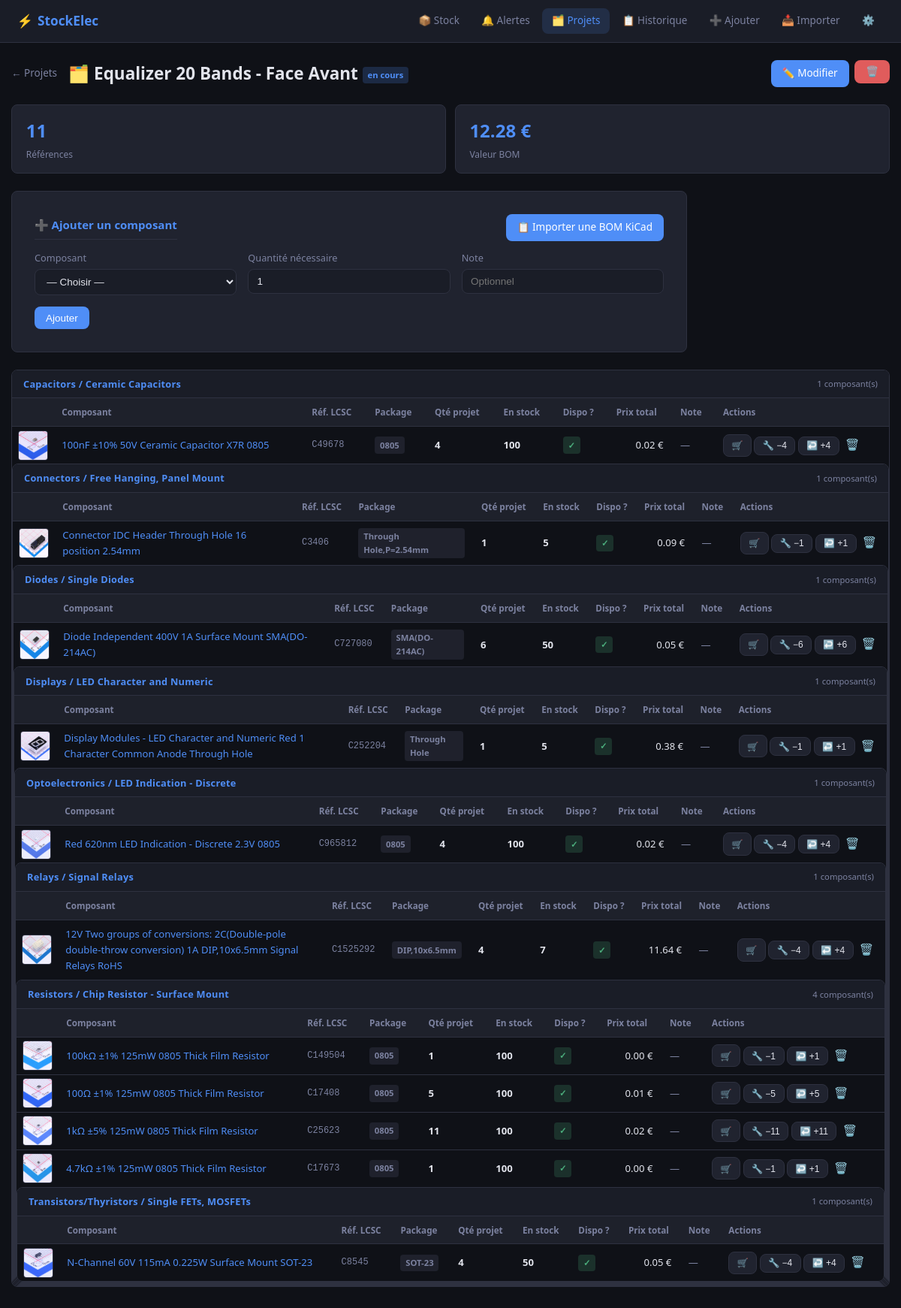
The page /projects/1 on the database as committed earlier.
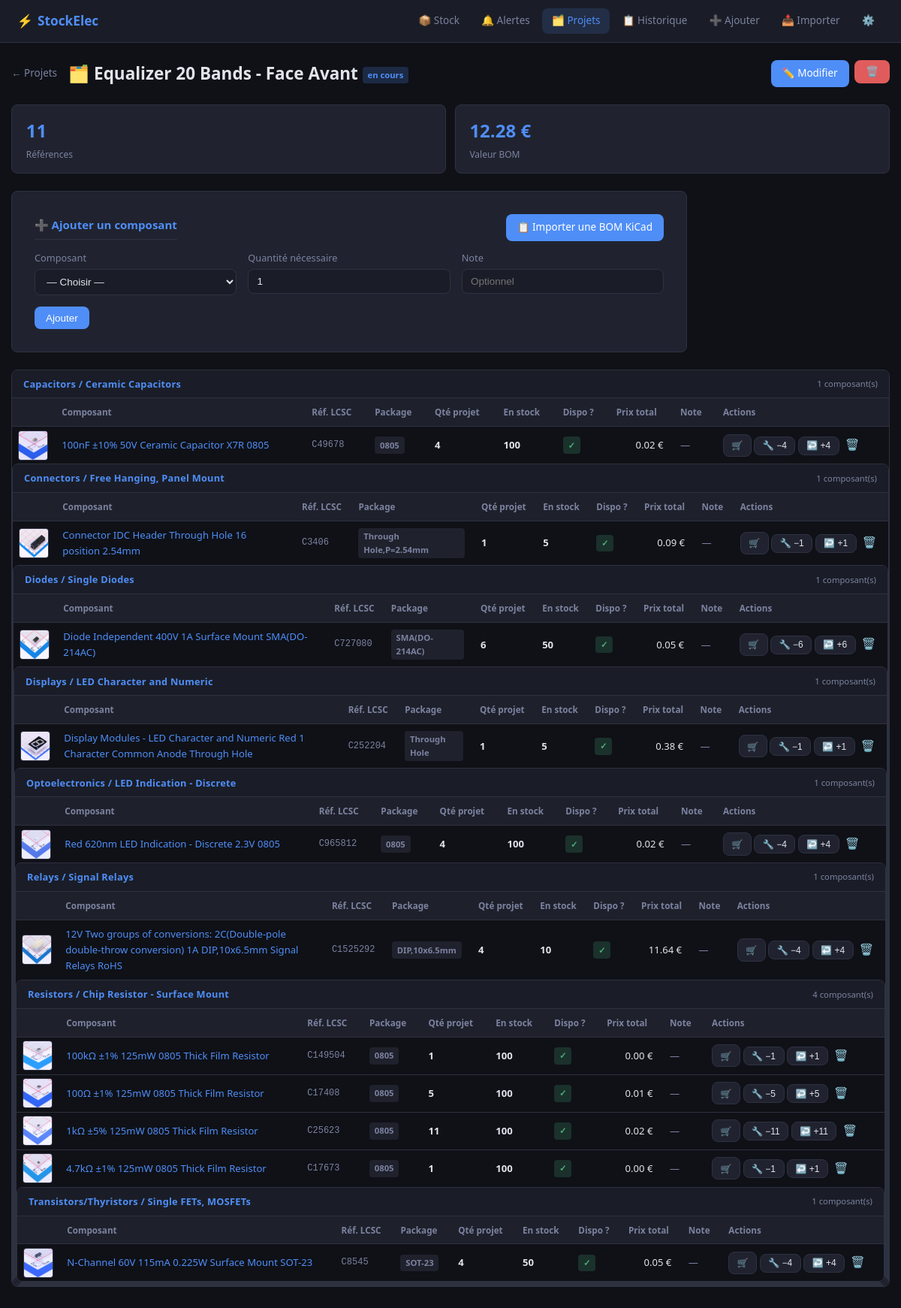
The same page on the database as committed later.
### tables this page shows
CREATE TABLE project_components (
                id           INTEGER PRIMARY KEY AUTOINCREMENT,
                project_id   INTEGER NOT NULL,
                component_id INTEGER NOT NULL,
                quantity     INTEGER DEFAULT 1,
                notes        TEXT,
                FOREIGN KEY (project_id)   REFERENCES projects(id)   ON DELETE CASCADE,
                FOREIGN KEY (component_id) REFERENCES components(id) ON DELETE CASCADE,
                UNIQUE (project_id, component_id)
            );

CREATE TABLE components (
                id                      INTEGER PRIMARY KEY AUTOINCREMENT,
                lcsc_part_number        TEXT UNIQUE,
                manufacture_part_number TEXT,
                manufacturer            TEXT,
                customer_no             TEXT,
                package                 TEXT,
                description             TEXT,
                rohs                    TEXT,
                quantity                INTEGER DEFAULT 0,
                min_stock               INTEGER DEFAULT 0,
                unit_price              REAL,
                ext_price               REAL,
                category                TEXT,
                category_id             INTEGER,
                location                TEXT,
                notes                   TEXT,
                image_path              TEXT,
                datasheet_url           TEXT,
                created_at              TIMESTAMP DEFAULT CURRENT_TIMESTAMP,
                updated_at              TIMESTAMP DEFAULT CURRENT_TIMESTAMP
            , symbol_svg TEXT, footprint_svg TEXT, symbol_png TEXT, footprint_png TEXT);

### app/controllers/project_controller.py (the view)
@project_bp.route("/<int:project_id>")
def detail(project_id):
    project    = ProjectModel.get_by_id(project_id)
    if not project:
        flash("Projet introuvable.", "danger")
        return redirect(url_for("projects.index"))
    components = ProjectModel.get_components(project_id)
    all_components = ComponentModel.get_all()
    return render_template(
        "projects/detail.html",
        project=project,
        components=components,
        all_components=all_components,
    )

### app/models/component.py (called while the page is built, shortened)
def _build_where(search, category, low_only=False):
    where = "WHERE 1=1"
    params = []
    if category:
        where += " AND category = ?"
        params.append(category)
    if low_only:
        where += " AND min_stock > 0 AND quantity <= min_stock"
    return where, params

    @staticmethod
    def get_all(search=None, category=None, sort_by="description", order="asc"):
        db = get_db()
        where, params = _build_where(search, category)
        sort_by = sort_by if sort_by in _ALLOWED_SORTS else "description"
        direction = "DESC" if order == "desc" else "ASC"
        rows = db.execute(
            f"SELECT * FROM components {where} ORDER BY {sort_by} {direction}",
            params,
        ).fetchall()
        return [Component(r) for r in rows]

### app/models/database.py (called while the page is built)
def get_db():
    db = getattr(g, "_database", None)
    if db is None:
        db = g._database = sqlite3.connect(DATABASE)
        db.row_factory = sqlite3.Row
    return db

### app/templates/projects/detail.html (shortened to what the changed rows need)
{% extends "base.html" %}
{% block content %}
<div class="page-header">
    <h1>🗂️ {{ project.name }}
        <span class="badge badge-status-{{ project.status|replace(' ','-') }}">{{ project.status }}</span>
    </h1>
</div>
<div class="form-card" style="margin-bottom:1.5rem">
    <div style="display:flex;justify-content:space-between;align-items:center;margin-bottom:.75rem">
        <h2 class="form-section-title" style="margin-bottom:0">➕ Ajouter un composant</h2>
    </div>
</div>
{% if components %}
{% set ns = namespace(current_cat=none) %}
<div class="project-components">
{% for pc in components %}
    {% set cat = pc.category or '— Sans catégorie' %}
    {% if cat != ns.current_cat %}
        {% if ns.current_cat is not none %}
            </tbody></table></div>
        {% endif %}
        {% set ns.current_cat = cat %}
        {% set cat_components = components | selectattr('category', 'equalto', pc.category) | list
           if pc.category else
           components | selectattr('category', 'none') | list %}
        <div class="category-group">
            <div class="category-group-header">
                <span class="category-group-title">{{ cat }}</span>
                <span class="category-group-count">
                    {{ components | selectattr('category', 'equalto', pc.category) | list | length
                       if pc.category else
                       components | selectattr('category', 'none') | list | length }}
                    composant(s)
                </span>
            </div>
            <div class="table-wrapper" style="border-radius:0 0 var(--radius) var(--radius)">
            <table class="data-table">
                <thead>
                    <tr>
                        <th class="th-img"></th>
                        <th>Composant</th>
                        <th>Réf. LCSC</th>
                        <th>Package</th>
                        <th>Qté projet</th>
                        <th>En stock</th>
                        <th>Dispo ?</th>
                        <th>Prix total</th>
                        <th>Note</th>
                        <th>Actions</th>
                    </tr>
                </thead>
                <tbody>
    {% endif %}
    {% set ok = pc.stock_quantity >= pc.quantity %}
    <tr class="{{ 'row-low' if not ok }}">
        <td class="td-thumb">
            {% if pc.image_path %}
                <img src="{{ url_for('components.component_image', filename=pc.image_path.split('images/')|last) }}"
                     class="thumb" loading="lazy" alt=""/>
            {% else %}
                <div class="thumb-placeholder"><span class="thumb-na">—</span></div>
            {% endif %}
        </td>
        <td>
            <a href="{{ url_for('components.detail', component_id=pc.component_id) }}">
                {{ pc.description or '—' }}
            </a>
        </td>
        <td class="td-mono td-secondary">{{ pc.lcsc_part_number or '—' }}</td>
        <td><span class="badge badge-gray">{{ pc.package or '—' }}</span></td>
        <td class="td-qty">{{ pc.quantity }}</td>
        <td class="td-qty {% if pc.stock_quantity == 0 %}qty-zero{% elif not ok %}qty-low{% endif %}"
            id="stock-{{ pc.component_id }}">{{ pc.stock_quantity }}</td>
        <td>{% if ok %}<span class="badge badge-green">✓</span>{% else %}<span class="badge badge-red">✗</span>{% endif %}</td>
        <td class="td-price">
            {% if pc.unit_price is not none %}{{ "%.2f"|format(pc.unit_price * pc.quantity) }} €{% else %}—{% endif %}
        </td>
        <td class="td-secondary">{{ pc.notes or '—' }}</td>
        <td class="td-actions">
            {% if pc.lcsc_part_number %}
            <a href="https://www.lcsc.com/product-detail/{{ pc.lcsc_part_number }}.html"
               target="_blank" rel="noopener"
               class="btn btn-secondary btn-sm" title="Voir sur LCSC">
                🛒
            </a>
            {% endif %}
            <button class="btn btn-secondary btn-sm"
                    onclick="useComponent({{ project.id }}, {{ pc.component_id }}, {{ pc.quantity }}, this)"
                    title="Débiter {{ pc.quantity }} du stock">🔧 −{{ pc.quantity }}</button>
            <button class="btn btn-secondary btn-sm"
                    onclick="returnComponent({{ project.id }}, {{ pc.component_id }}, {{ pc.quantity }}, this)"
                    title="Remettre {{ pc.quantity }} en stock">↩️ +{{ pc.quantity }}</button>
            <form method="post"
                  action="{{ url_for('projects.remove_component', project_id=project.id, component_id=pc.component_id) }}"
                  style="display:inline" onsubmit="return confirm('Retirer ce composant du projet ?')">
                <button type="submit" class="btn-icon" title="Retirer du projet">🗑️</button>
            </form>
        </td>
    </tr>
{% endfor %}
{% if ns.current_cat is not none %}
    </tbody></table></div></div>
{% endif %}
</div>
{% else %}
<div class="empty-state" style="padding:2rem">
    <p>Aucun composant dans ce projet.</p>
</div>
{% endif %}
{% endblock %}

Rows that differ between the two databases and show on the page:
changed through a linked row, project_components "DIP,10x6.5mm": stock_quantity "7" → "10"
